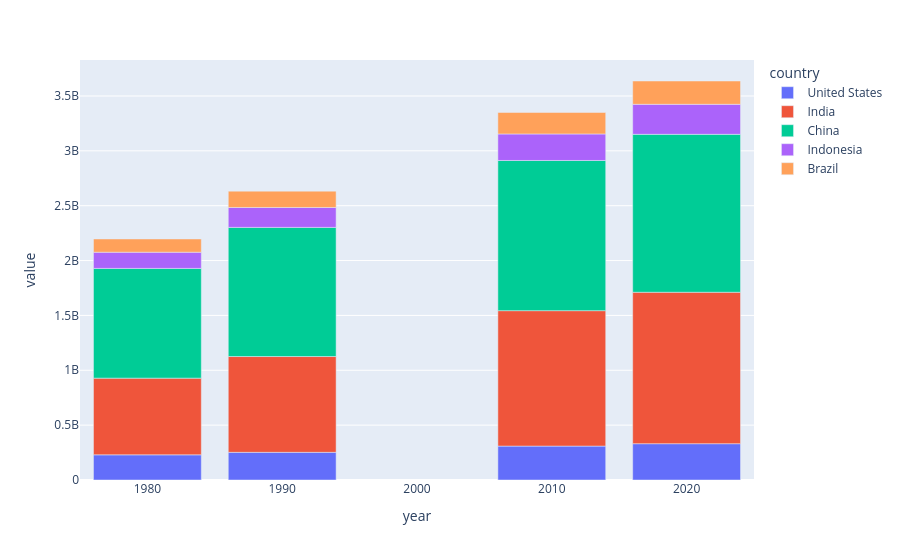

Notebook code cell kept with this figure:
### Code cell
df_pivot_sample.plot(kind='bar')

### Figure 1 — Plotly figure (JSON) as saved in the notebook; plotly's stock layout.template omitted (floating-point values rounded to 4 significant figures)
{"data": [{"hovertemplate": "country=United States<br>year=%{x}<br>value=%{y}<extra></extra>", "legendgroup": "United States", "marker": {"color": "#636efa", "pattern": {"shape": ""}}, "name": "United States", "orientation": "v", "showlegend": true, "textposition": "auto", "type": "bar", "x": [1980.0, 1990.0, 2010.0, 2020.0], "xaxis": "x", "y": [229500000.0, 252100000.0, 309000000.0, 331000000.0], "yaxis": "y"}, {"hovertemplate": "country=India<br>year=%{x}<br>value=%{y}<extra></extra>", "legendgroup": "India", "marker": {"color": "#EF553B", "pattern": {"shape": ""}}, "name": "India", "orientation": "v", "showlegend": true, "textposition": "auto", "type": "bar", "x": [1980.0, 1990.0, 2010.0, 2020.0], "xaxis": "x", "y": [699000000.0, 873300000.0, 1234000000.0, 1380000000.0], "yaxis": "y"}, {"hovertemplate": "country=China<br>year=%{x}<br>value=%{y}<extra></extra>", "legendgroup": "China", "marker": {"color": "#00cc96", "pattern": {"shape": ""}}, "name": "China", "orientation": "v", "showlegend": true, "textposition": "auto", "type": "bar", "x": [1980.0, 1990.0, 2010.0, 2020.0], "xaxis": "x", "y": [1000000000.0, 1177000000.0, 1369000000.0, 1439000000.0], "yaxis": "y"}, {"hovertemplate": "country=Indonesia<br>year=%{x}<br>value=%{y}<extra></extra>", "legendgroup": "Indonesia", "marker": {"color": "#ab63fa", "pattern": {"shape": ""}}, "name": "Indonesia", "orientation": "v", "showlegend": true, "textposition": "auto", "type": "bar", "x": [1980.0, 1990.0, 2010.0, 2020.0], "xaxis": "x", "y": [147400000.0, 181400000.0, 241800000.0, 273500000.0], "yaxis": "y"}, {"hovertemplate": "country=Brazil<br>year=%{x}<br>value=%{y}<extra></extra>", "legendgroup": "Brazil", "marker": {"color": "#FFA15A", "pattern": {"shape": ""}}, "name": "Brazil", "orientation": "v", "showlegend": true, "textposition": "auto", "type": "bar", "x": [1980.0, 1990.0, 2010.0, 2020.0], "xaxis": "x", "y": [120700000.0, 149000000.0, 195700000.0, 212600000.0], "yaxis": "y"}], "layout": {"barmode": "relative", "legend": {"title": {"text": "country"}, "tracegroupgap": 0}, "margin": {"t": 60}, "xaxis": {"anchor": "y", "domain": [0, 1], "title": {"text": "year"}}, "yaxis": {"anchor": "x", "domain": [0, 1], "title": {"text": "value"}}}}
